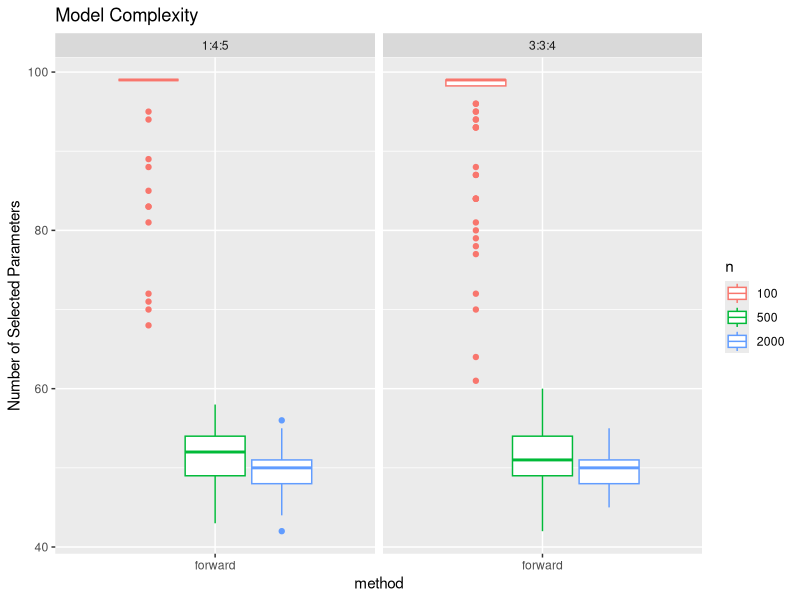
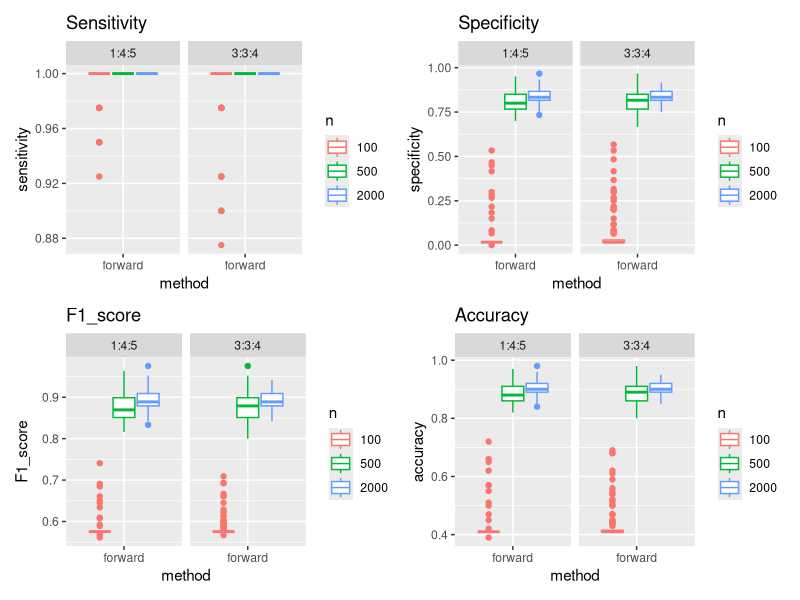
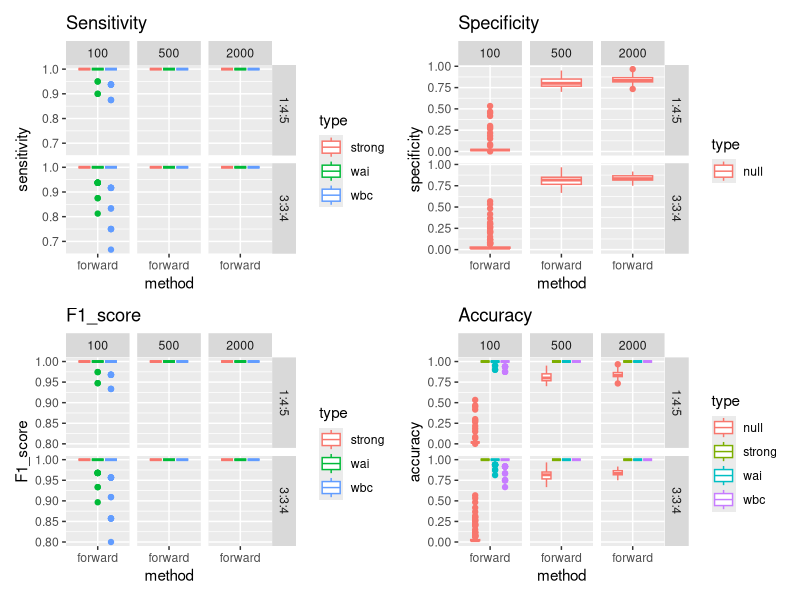
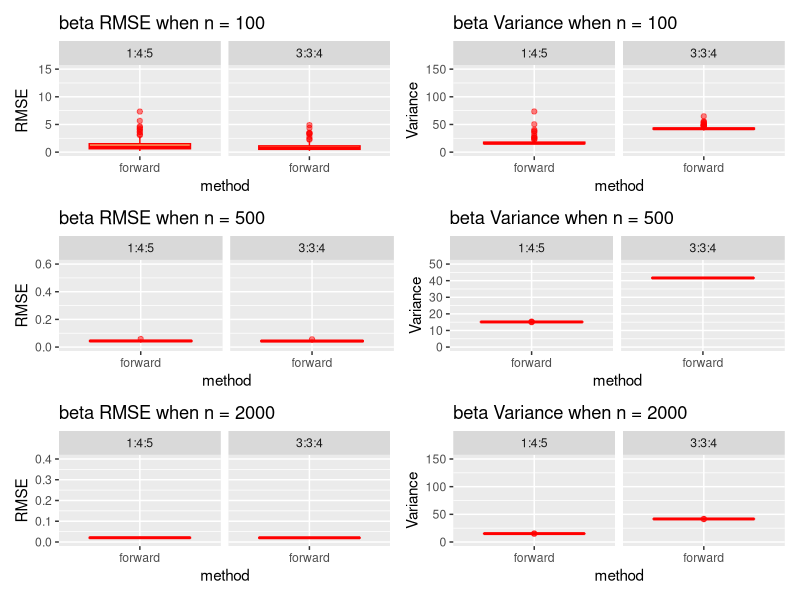

These charts were generated, in order, by the following R code:
## ---- chunk 1
knitr::opts_chunk$set(echo = TRUE)
library(gridExtra)
library(tidyverse)
library(patchwork)
library(dplyr)
## ---- chunk 2
# Load parameter data
param_1 = read_csv("parameter_estimate.csv")
param_2 = read_csv("parameter_estimate2.csv")

param_1 =
  param_1 %>%
  filter(method %in% c("forward", "lasso_lmfit")) %>%
  mutate(method = 
           case_when(
             method == "forward" ~ "forward",
             method == "lasso_lmfit" ~ "lasso"
           ))
param_2 =
  param_2 %>%
  filter(method %in% c("forward", "lasso_lmfit")) %>%
  mutate(method = 
           case_when(
             method == "forward" ~ "forward",
             method == "lasso_lmfit" ~ "lasso"
           ))

param_estimate = rbind(param_1, param_2)


# Output identification table
fit_identify_result = 
  param_estimate %>% 
    mutate(
      n = factor(n),
      ratio = ifelse(ratio == 145, "1:4:5", "3:3:4"),
      notnull = ifelse(type == "null", 0, 1),
      notnull_est = ifelse(abs(estimate) > 0, 1, 0),
      identify =
        case_when(
          notnull == 1 & notnull_est == 1 ~ "TP",
          notnull == 1 & notnull_est == 0 ~ "FN",
          notnull == 0 & notnull_est == 1 ~ "FP",
          notnull == 0 & notnull_est == 0 ~ "TN"
        )
    ) %>% 
    group_by(sim_time, n, p, ratio, method) %>% 
    summarize(
      number_of_parameters = sum(identify == "TP") + sum(identify == "FP"),
      sensitivity = sum(identify == "TP")/(sum(identify == "TP") + sum(identify == "FN")),
      specificity = sum(identify == "TN")/(sum(identify == "TN") + sum(identify == "FP")),
      precision = sum(identify == "TP")/(sum(identify == "TP") + sum(identify == "FP")),
      accuracy = (sum(identify == "TP") + sum(identify == "TN")) /
        (sum(identify == "TP") + sum(identify == "FP") + sum(identify == "TN") + sum(identify == "FN")),
      F1_score = 2 * precision * sensitivity / (precision + sensitivity)
    )


# Output identification table by signal
fit_identify_result_type = 
  param_estimate %>% 
    mutate(
      n = factor(n),
      ratio = ifelse(ratio == 145, "1:4:5", "3:3:4"),
      notnull = ifelse(type == "null", 0, 1),
      notnull_est = ifelse(abs(estimate) > 0, 1, 0),
      identify =
        case_when(
          notnull == 1 & notnull_est == 1 ~ "TP",
          notnull == 1 & notnull_est == 0 ~ "FN",
          notnull == 0 & notnull_est == 1 ~ "FP",
          notnull == 0 & notnull_est == 0 ~ "TN"
        )
    ) %>% 
    group_by(sim_time, n, p, ratio, method, type) %>% 
    summarize(
      number_of_parameters = sum(identify == "TP") + sum(identify == "FP"),
      sensitivity = sum(identify == "TP")/(sum(identify == "TP") + sum(identify == "FN")),
      specificity = sum(identify == "TN")/(sum(identify == "TN") + sum(identify == "FP")),
      precision = sum(identify == "TP")/(sum(identify == "TP") + sum(identify == "FP")),
      accuracy = (sum(identify == "TP") + sum(identify == "TN")) /
        (sum(identify == "TP") + sum(identify == "FP") + sum(identify == "TN") + sum(identify == "FN")),
      F1_score = 2 * precision * sensitivity / (precision + sensitivity)
    )


p = 100
ratio = c(1, 4, 5)
ps = floor(0.4*p*ratio[1]/sum(ratio))
pwbc = floor(0.4*p*ratio[2]/sum(ratio))
pwai = floor(0.4*p*ratio[3]/sum(ratio))
beta = c(rep(20, ps), rep(0.5, pwbc + pwai), rep(0, p - ps - pwbc - pwai))
# output the beta estimation table of ratio 1
fit_beta_result_ratio1 = 
  param_1 %>% 
    mutate(
      n = factor(n),
      ratio = ifelse(ratio == 145, "1:4:5", "3:3:4"),
      num = case_when(
  type == "strong" ~ num,
  type == "wbc" ~ num + ps,
  type == "wai" ~ num + ps + pwbc,
  type == "null" ~ num + ps + pwbc + pwai),
      se = (estimate - beta[num])^2,
      var = (estimate - mean(estimate))^2
    ) %>% 
    group_by(sim_time, n, p, ratio, method) %>% 
    summarize(
      RMSE = sqrt(mean(se)),
      Variance = mean(var)
    )

# output the beta estimation table of ratio2
p = 100
ratio = c(3, 3, 4)
ps = floor(0.4*p*ratio[1]/sum(ratio))
pwbc = floor(0.4*p*ratio[2]/sum(ratio))
pwai = floor(0.4*p*ratio[3]/sum(ratio))
beta = c(rep(20, ps), rep(0.5, pwbc + pwai), rep(0, p - ps - pwbc - pwai))

fit_beta_result_ratio2 = 
  param_2 %>% 
    mutate(
      n = factor(n),
      ratio = ifelse(ratio == 145, "1:4:5", "3:3:4"),
      num = case_when(
  type == "strong" ~ num,
  type == "wbc" ~ num + ps,
  type == "wai" ~ num + ps + pwbc,
  type == "null" ~ num + ps + pwbc + pwai),
      se = (estimate - beta[num])^2,
      var = (estimate - mean(estimate))^2
    ) %>% 
    group_by(sim_time, n, p, ratio, method) %>% 
    summarize(
      RMSE = sqrt(mean(se)),
      Variance = mean(var)
    )

fit_beta_result_ratio = 
  rbind(fit_beta_result_ratio1, fit_beta_result_ratio2)
## ---- chunk 3
# compare model complexity

# compare sensitivity
g_1 = ggplot(fit_identify_result, aes(x = method, y = number_of_parameters, color = n)) + 
  geom_boxplot() +
  theme(legend.position = "right") +
  labs(title = "Model Complexity",x = "method", y = "Number of Selected Parameters") +
  facet_grid(. ~ ratio)
## ---- chunk 4
# compare all signals on four metrics

# compare sensitivity
g1 = ggplot(fit_identify_result, aes(x = method, y = sensitivity, color = n)) + 
  geom_boxplot() +
  theme(legend.position = "right") +
  labs(title = "Sensitivity",x = "method", y = "sensitivity") +
  facet_grid(. ~ ratio)

# compare specificity
g2 = ggplot(fit_identify_result, aes(x = method, y = specificity, color = n)) + 
  geom_boxplot() +
  theme(legend.position = "right") +
  labs(title = "Specificity",x = "method", y = "specificity") +
  facet_grid(. ~ ratio)

# compare F1-score
g3 = ggplot(fit_identify_result, aes(x = method, y = F1_score, color = n)) + 
  geom_boxplot() +
  theme(legend.position = "right") +
  labs(title = "F1_score",x = "method", y = "F1_score") +
  facet_grid(. ~ ratio)

# compare accuracy
g4 = ggplot(fit_identify_result, aes(x = method, y = accuracy, color = n)) + 
  geom_boxplot() +
  theme(legend.position = "right") +
  labs(title = "Accuracy",x = "method", y = "accuracy") +
  facet_grid(. ~ ratio)


# compare different signals

# First ratio
g5 = ggplot(fit_identify_result_type, aes(x = method, y = sensitivity, color = type)) + 
  geom_boxplot() +
  theme(legend.position = "right") +
  labs(title = "Sensitivity",x = "method", y = "sensitivity") +
  facet_grid(ratio ~ n)

g6 = ggplot(fit_identify_result_type, aes(x = method, y = specificity, color = type)) + 
  geom_boxplot() +
  theme(legend.position = "right") +
  labs(title = "Specificity",x = "method", y = "specificity") +
  facet_grid(ratio ~ n)

g7 = ggplot(fit_identify_result_type, aes(x = method, y = F1_score, color = type)) + 
  geom_boxplot() +
  theme(legend.position = "right") +
  labs(title = "F1_score",x = "method", y = "F1_score") +
  facet_grid(ratio ~ n)

g8 = ggplot(fit_identify_result_type, aes(x = method, y = accuracy, color = type)) + 
  geom_boxplot() +
  theme(legend.position = "right") +
  labs(title = "Accuracy",x = "method", y = "accuracy") +
  facet_grid(ratio ~ n)


# Beta estimation of RMSE

# RMSE of beta for n = 100
g9 = ggplot(fit_beta_result_ratio %>% filter(n == 100), aes(x = method, y = RMSE)) + 
  geom_boxplot(color = "red", fill = "orange", alpha = 0.5) +
  theme(legend.position = "right") +
  labs(title = "beta RMSE when n = 100",x = "method", y = "RMSE") +
  coord_cartesian(ylim = c(0, 15)) +
  facet_grid(~ ratio)

# RMSE of beta for n = 500
g10 = ggplot(fit_beta_result_ratio %>% filter(n == 500), aes(x = method, y = RMSE)) + 
  geom_boxplot(color = "red", fill = "orange", alpha = 0.5) +
  theme(legend.position = "right") +
  labs(title = "beta RMSE when n = 500",x = "method", y = "RMSE") +
  coord_cartesian(ylim = c(0, 0.6)) +
  facet_grid(~ ratio)

# RMSE of beta for n = 2000
g11 = ggplot(fit_beta_result_ratio %>% filter(n == 2000), aes(x = method, y = RMSE)) + 
  geom_boxplot(color = "red", fill = "orange", alpha = 0.5) +
  theme(legend.position = "right") +
  labs(title = "beta RMSE when n = 2000",x = "method", y = "RMSE") +
  coord_cartesian(ylim = c(0, 0.4)) +
  facet_grid(~ ratio)


# Beta estimation of Variance

# Variance of beta for n = 100
g12 = ggplot(fit_beta_result_ratio %>% filter(n == 100), aes(x = method, y = Variance)) + 
  geom_boxplot(color = "red", fill = "orange", alpha = 0.5) +
  theme(legend.position = "right") +
  labs(title = "beta Variance when n = 100",x = "method", y = "Variance") +
  coord_cartesian(ylim = c(0, 150)) +
  facet_grid(~ ratio)

# Variance of beta for n = 500
g13 = ggplot(fit_beta_result_ratio %>% filter(n == 500), aes(x = method, y = Variance)) + 
  geom_boxplot(color = "red", fill = "orange", alpha = 0.5) +
  theme(legend.position = "right") +
  labs(title = "beta Variance when n = 500",x = "method", y = "Variance") +
  coord_cartesian(ylim = c(0, 50)) +
  facet_grid(~ ratio)

# Variance of beta for n = 2000
g14 = ggplot(fit_beta_result_ratio %>% filter(n == 2000), aes(x = method, y = Variance)) + 
  geom_boxplot(color = "red", fill = "orange", alpha = 0.5) +
  theme(legend.position = "right") +
  labs(title = "beta Variance when n = 2000",x = "method", y = "Variance") +
  coord_cartesian(ylim = c(0, 150)) +
  facet_grid(~ ratio)
## ---- chunk 5
g_1
## ---- chunk 6
(g1 + g2) / (g3 + g4)
## ---- chunk 7
(g5 + g6) / (g7 + g8)
## ---- chunk 8
(g9 + g12) / (g10 + g13) / (g11 + g14)
